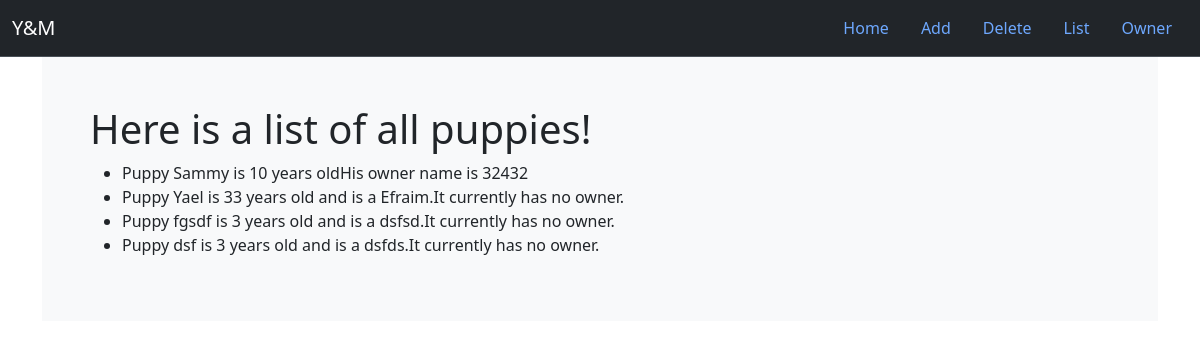
Page /list on the committed database.
### database_section/app.py (models this page shows, shortened)
class Puppy(db.Model):
    __tablename__ = 'puppies'
    id = db.Column(db.Integer, primary_key=True)
    name = db.Column(db.Text)
    age = db.Column(db.Integer)
    breed = db.Column(db.Text)
    owner = db.Column(db.Text)
    def __repr__(self):
        pup_str = f"Puppy {self.name} "
        if self.age:
            pup_str += f"is {self.age} years old"
        if self.breed:
            if self.age:
                pup_str += " and"
            pup_str += f" is a {self.breed}."
        if self.owner:
            pup_str += f"His owner name is {self.owner}"
        else:
            pup_str += "It currently has no owner."
        return pup_str

### database_section/app.py (the view)
@app.route('/list')
def list_pup():
    puppies = Puppy.query.all()
    return render_template('list.html', puppies=puppies)

### database_section/templates/list.html (shortened to what this page needs)
{% extends "base.html" %}
{% block content %}
<div class="container">
    <div class="p-5 bg-light">
        <h1>Here is a list of all puppies!</h1>
        <ul>
            {% for puppy in puppies %}
            <li>{{ puppy }} </li>
            {% endfor %}
        </ul>
    </div>
</div>
{% endblock %}

### database_section/templates/base.html (shortened to what this page needs)
<!DOCTYPE html>
<html>
  <head>
    <link rel="stylesheet" href="https://cdn.jsdelivr.net/npm/bootstrap@5.3.3/dist/css/bootstrap.min.css">
  </head>
  <body>
    <nav class="navbar bg-dark border-bottom border-body" data-bs-theme="dark">
        <div class="container-fluid">
          <a class="navbar-brand" href="{{ url_for('index')}}">Y&M</a>
          <ul class="nav">
            <li class="nav-item">
              <a class="nav-link" href="{{ url_for('index')}}">Home</a>
            </li>
            <li class="nav-item">
              <a class="nav-link" href="{{ url_for('add_pup')}}">Add</a>
            </li>
            <li class="nav-item">
              <a class="nav-link" href="{{ url_for('del_pup')}}">Delete</a>
            </li>
            <li class="nav-item">
              <a class="nav-link" href="{{ url_for('list_pup')}}">List</a>
            </li>
            <li class="nav-item">
              <a class="nav-link" href="{{ url_for('add_owner')}}">Owner</a>
            </li>
          </ul>
        </div>
    </nav>
    {% block content %}
    {% endblock %}
  </body>
</html>

### rows in the picture
Puppy: name+age+breed "Puppy Sammy is 10 years oldHis owner name is 32432"
Puppy: name+age+breed "Puppy Yael is 33 years old and is a Efraim.It currently has no owner."
Puppy: name+age+breed "Puppy fgsdf is 3 years old and is a dsfsd.It currently has no owner."
Puppy: name+age+breed "Puppy dsf is 3 years old and is a dsfds.It currently has no owner."
